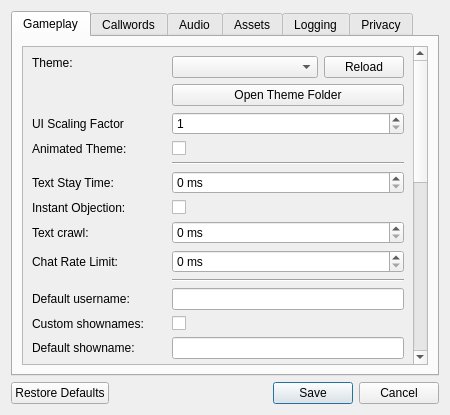
<?xml version="1.0" encoding="UTF-8"?>
<ui version="4.0">
 <class>optionsdialogue</class>
 <widget class="QWidget" name="optionsdialogue">
  <property name="geometry">
   <rect>
    <x>0</x>
    <y>0</y>
    <width>450</width>
    <height>415</height>
   </rect>
  </property>
  <property name="contextMenuPolicy">
   <enum>Qt::NoContextMenu</enum>
  </property>
  <property name="windowTitle">
   <string>Settings</string>
  </property>
  <layout class="QVBoxLayout" name="verticalLayout_6">
   <item>
    <widget class="QTabWidget" name="settings_tabs">
     <property name="focusPolicy">
      <enum>Qt::NoFocus</enum>
     </property>
     <property name="currentIndex">
      <number>0</number>
     </property>
     <widget class="QWidget" name="gameplay_tab">
      <attribute name="title">
       <string>Gameplay</string>
      </attribute>
      <layout class="QVBoxLayout" name="verticalLayout_2">
       <item>
        <widget class="QScrollArea" name="scroll">
         <property name="widgetResizable">
          <bool>true</bool>
         </property>
         <widget class="QWidget" name="form_layout_widget">
          <property name="geometry">
           <rect>
            <x>0</x>
            <y>0</y>
            <width>394</width>
            <height>822</height>
           </rect>
          </property>
          <layout class="QFormLayout" name="formLayout">
           <item row="0" column="0">
            <widget class="QLabel" name="theme_label">
             <property name="sizePolicy">
              <sizepolicy hsizetype="Preferred" vsizetype="Maximum">
               <horstretch>0</horstretch>
               <verstretch>0</verstretch>
              </sizepolicy>
             </property>
             <property name="toolTip">
              <string>Sets the theme used in-game. If the new theme changes the lobby's look as well, you'll need to reload the Lobby for the changes to take effect, such as by joining a server and leaving it.</string>
             </property>
             <property name="text">
              <string>Theme:</string>
             </property>
            </widget>
           </item>
           <item row="0" column="1">
            <layout class="QHBoxLayout" name="horizontalLayout">
             <item>
              <widget class="QComboBox" name="theme_combobox"/>
             </item>
             <item>
              <widget class="QPushButton" name="theme_reload_button">
               <property name="sizePolicy">
                <sizepolicy hsizetype="Maximum" vsizetype="Fixed">
                 <horstretch>0</horstretch>
                 <verstretch>0</verstretch>
                </sizepolicy>
               </property>
               <property name="toolTip">
                <string>Refresh the theme and update all of the ui elements to match.</string>
               </property>
               <property name="text">
                <string>Reload</string>
               </property>
              </widget>
             </item>
            </layout>
           </item>
           <item row="1" column="1">
            <widget class="QPushButton" name="theme_folder_button">
             <property name="toolTip">
              <string>Open the theme folder of the currently selected theme.</string>
             </property>
             <property name="text">
              <string>Open Theme Folder</string>
             </property>
            </widget>
           </item>
           <item row="2" column="0">
            <widget class="QLabel" name="theme_scaling_factor_lbl">
             <property name="toolTip">
              <string>&lt;html&gt;&lt;head/&gt;&lt;body&gt;&lt;p&gt;The factor by which to scale the size of the UI&lt;/p&gt;&lt;/body&gt;&lt;/html&gt;</string>
             </property>
             <property name="text">
              <string>UI Scaling Factor</string>
             </property>
            </widget>
           </item>
           <item row="2" column="1">
            <widget class="QSpinBox" name="theme_scaling_factor_sb">
             <property name="minimum">
              <number>1</number>
             </property>
             <property name="maximum">
              <number>8</number>
             </property>
            </widget>
           </item>
           <item row="3" column="0">
            <widget class="QLabel" name="animated_theme_lbl">
             <property name="toolTip">
              <string>If ticked, themes will be allowed to have animated elements.</string>
             </property>
             <property name="text">
              <string>Animated Theme:</string>
             </property>
            </widget>
           </item>
           <item row="3" column="1">
            <widget class="QCheckBox" name="animated_theme_cb">
             <property name="text">
              <string/>
             </property>
            </widget>
           </item>
           <item row="4" column="1">
            <widget class="QFrame" name="theme_log_divider">
             <property name="frameShape">
              <enum>QFrame::HLine</enum>
             </property>
             <property name="frameShadow">
              <enum>QFrame::Sunken</enum>
             </property>
            </widget>
           </item>
           <item row="5" column="0">
            <widget class="QLabel" name="stay_time_lbl">
             <property name="toolTip">
              <string>Minimum amount of time (in miliseconds) an IC message must stay on screen before the next IC message is shown, acting as a 'queue'. Set to 0 to disable this behavior.</string>
             </property>
             <property name="text">
              <string>Text Stay Time:</string>
             </property>
            </widget>
           </item>
           <item row="5" column="1">
            <widget class="QSpinBox" name="stay_time_spinbox">
             <property name="suffix">
              <string> ms</string>
             </property>
             <property name="maximum">
              <number>10000</number>
             </property>
            </widget>
           </item>
           <item row="6" column="0">
            <widget class="QLabel" name="instant_objection_lbl">
             <property name="text">
              <string>Instant Objection:</string>
             </property>
            </widget>
           </item>
           <item row="6" column="1">
            <widget class="QCheckBox" name="instant_objection_cb">
             <property name="text">
              <string/>
             </property>
            </widget>
           </item>
           <item row="7" column="0">
            <widget class="QLabel" name="text_crawl_lbl">
             <property name="toolTip">
              <string>Amount of time (in miliseconds) spent on each letter when the in-character text is being displayed.</string>
             </property>
             <property name="text">
              <string>Text crawl:</string>
             </property>
            </widget>
           </item>
           <item row="7" column="1">
            <widget class="QSpinBox" name="text_crawl_spinbox">
             <property name="suffix">
              <string> ms</string>
             </property>
             <property name="maximum">
              <number>500</number>
             </property>
            </widget>
           </item>
           <item row="8" column="0">
            <widget class="QLabel" name="chat_ratelimit_lbl">
             <property name="text">
              <string>Chat Rate Limit:</string>
             </property>
             <property name="textFormat">
              <enum>Qt::AutoText</enum>
             </property>
            </widget>
           </item>
           <item row="8" column="1">
            <widget class="QSpinBox" name="chat_ratelimit_spinbox">
             <property name="suffix">
              <string> ms</string>
             </property>
             <property name="maximum">
              <number>5000</number>
             </property>
            </widget>
           </item>
           <item row="9" column="1">
            <widget class="QFrame" name="log_names_divider">
             <property name="frameShape">
              <enum>QFrame::HLine</enum>
             </property>
             <property name="frameShadow">
              <enum>QFrame::Sunken</enum>
             </property>
            </widget>
           </item>
           <item row="10" column="0">
            <widget class="QLabel" name="username_lbl">
             <property name="toolTip">
              <string>Your OOC name will be automatically set to this value when you join a server.</string>
             </property>
             <property name="text">
              <string>Default username:</string>
             </property>
            </widget>
           </item>
           <item row="10" column="1">
            <widget class="QLineEdit" name="username_textbox">
             <property name="maxLength">
              <number>30</number>
             </property>
            </widget>
           </item>
           <item row="11" column="0">
            <widget class="QLabel" name="showname_lbl">
             <property name="toolTip">
              <string>Gives the default value for the in-game 'Custom shownames' tickbox, which in turn determines whether the client should display custom in-character names.</string>
             </property>
             <property name="text">
              <string>Custom shownames:</string>
             </property>
            </widget>
           </item>
           <item row="11" column="1">
            <widget class="QCheckBox" name="showname_cb">
             <property name="text">
              <string/>
             </property>
            </widget>
           </item>
           <item row="12" column="0">
            <widget class="QLabel" name="default_showname_lbl">
             <property name="toolTip">
              <string>Your showname will be automatically set to this value when you join a server.</string>
             </property>
             <property name="text">
              <string>Default showname:</string>
             </property>
            </widget>
           </item>
           <item row="12" column="1">
            <widget class="QLineEdit" name="default_showname_textbox"/>
           </item>
           <item row="13" column="1">
            <widget class="QFrame" name="net_divider">
             <property name="frameShape">
              <enum>QFrame::HLine</enum>
             </property>
             <property name="frameShadow">
              <enum>QFrame::Sunken</enum>
             </property>
            </widget>
           </item>
           <item row="14" column="0">
            <widget class="QLabel" name="ms_lbl">
             <property name="toolTip">
              <string>Overrides the base URL to retrieve server information from.</string>
             </property>
             <property name="text">
              <string>Alternate Server List:</string>
             </property>
            </widget>
           </item>
           <item row="14" column="1">
            <widget class="QLineEdit" name="ms_textbox"/>
           </item>
           <item row="15" column="0">
            <widget class="QLabel" name="discord_lbl">
             <property name="toolTip">
              <string>Allows others on Discord to see what server you are in, what character are you playing, and how long you have been playing for.</string>
             </property>
             <property name="text">
              <string>Discord:</string>
             </property>
            </widget>
           </item>
           <item row="15" column="1">
            <widget class="QCheckBox" name="discord_cb">
             <property name="text">
              <string/>
             </property>
            </widget>
           </item>
           <item row="16" column="0">
            <widget class="QLabel" name="language_label">
             <property name="toolTip">
              <string>Sets the language if you don't want to use your system language.</string>
             </property>
             <property name="text">
              <string>Language:</string>
             </property>
            </widget>
           </item>
           <item row="16" column="1">
            <widget class="QComboBox" name="language_combobox"/>
           </item>
           <item row="17" column="0">
            <widget class="QLabel" name="resize_lbl">
             <property name="toolTip">
              <string>&lt;html&gt;&lt;head/&gt;&lt;body&gt;&lt;p&gt;The scaling algorithm to be used when upscaling or downscaling images.&lt;/p&gt;&lt;p&gt;Automatic: The image will be scaled based on the image's predetermined scaling algorithm.&lt;br/&gt;Pixelated: The image will be scaled using a nearest neighbor algorithm.&lt;br/&gt;Smooth: The image will be scaled using a bilinear algorithm.&lt;/p&gt;&lt;/body&gt;&lt;/html&gt;</string>
             </property>
             <property name="text">
              <string>Image Scaling</string>
             </property>
            </widget>
           </item>
           <item row="17" column="1">
            <widget class="QComboBox" name="resize_combobox">
             <property name="toolTip">
              <string>&lt;html&gt;&lt;head/&gt;&lt;body&gt;&lt;p&gt;The scaling algorithm to be used when upscaling or downscaling images.&lt;/p&gt;&lt;p&gt;Automatic: The image will be scaled based on the image's predetermined scaling algorithm.&lt;br/&gt;Pixelated: The image will be scaled using a nearest neighbor algorithm.&lt;br/&gt;Smooth: The image will be scaled using a bilinear algorithm.&lt;/p&gt;&lt;/body&gt;&lt;/html&gt;</string>
             </property>
             <item>
              <property name="text">
               <string>Automatic</string>
              </property>
             </item>
             <item>
              <property name="text">
               <string>Pixelated</string>
              </property>
             </item>
             <item>
              <property name="text">
               <string>Smooth</string>
              </property>
             </item>
            </widget>
           </item>
           <item row="18" column="0">
            <widget class="QLabel" name="shake_lbl">
             <property name="toolTip">
              <string>Allows screenshaking. Disable this if you have concerns or issues with photosensitivity and/or seizures.</string>
             </property>
             <property name="text">
              <string>Allow Screenshake:</string>
             </property>
            </widget>
           </item>
           <item row="18" column="1">
            <widget class="QCheckBox" name="shake_cb">
             <property name="text">
              <string/>
             </property>
            </widget>
           </item>
           <item row="19" column="0">
            <widget class="QLabel" name="effects_lbl">
             <property name="toolTip">
              <string>Allows screen effects. Disable this if you have concerns or issues with photosensitivity and/or seizures.</string>
             </property>
             <property name="text">
              <string>Allow Effects:</string>
             </property>
            </widget>
           </item>
           <item row="19" column="1">
            <widget class="QCheckBox" name="effects_cb">
             <property name="text">
              <string/>
             </property>
            </widget>
           </item>
           <item row="20" column="0">
            <widget class="QLabel" name="framenetwork_lbl">
             <property name="toolTip">
              <string>Send screen-shaking, flashes and sounds as defined in the char.ini over the network. Only works for servers that support this functionality.</string>
             </property>
             <property name="text">
              <string>Network Frame Effects:</string>
             </property>
            </widget>
           </item>
           <item row="20" column="1">
            <widget class="QCheckBox" name="framenetwork_cb">
             <property name="text">
              <string/>
             </property>
            </widget>
           </item>
           <item row="21" column="0">
            <widget class="QLabel" name="colorlog_lbl">
             <property name="toolTip">
              <string>Use the markup colors in the server IC chatlog.</string>
             </property>
             <property name="text">
              <string>Colors in IC Log:</string>
             </property>
            </widget>
           </item>
           <item row="21" column="1">
            <widget class="QCheckBox" name="colorlog_cb">
             <property name="text">
              <string/>
             </property>
            </widget>
           </item>
           <item row="22" column="0">
            <widget class="QLabel" name="stickysounds_lbl">
             <property name="toolTip">
              <string>Turn this on to prevent the sound dropdown from clearing the sound after playing it.</string>
             </property>
             <property name="text">
              <string>Sticky Sounds:</string>
             </property>
            </widget>
           </item>
           <item row="22" column="1">
            <widget class="QCheckBox" name="stickysounds_cb">
             <property name="text">
              <string/>
             </property>
            </widget>
           </item>
           <item row="23" column="0">
            <widget class="QLabel" name="stickyeffects_lbl">
             <property name="toolTip">
              <string>Turn this on to prevent the effects dropdown from clearing the effect after playing it.</string>
             </property>
             <property name="text">
              <string>Sticky Effects:</string>
             </property>
            </widget>
           </item>
           <item row="23" column="1">
            <widget class="QCheckBox" name="stickyeffects_cb">
             <property name="text">
              <string/>
             </property>
            </widget>
           </item>
           <item row="24" column="0">
            <widget class="QLabel" name="stickypres_lbl">
             <property name="toolTip">
              <string>Turn this on to prevent preanimation checkbox from clearing after playing the emote.</string>
             </property>
             <property name="text">
              <string>Sticky Preanims:</string>
             </property>
            </widget>
           </item>
           <item row="24" column="1">
            <widget class="QCheckBox" name="stickypres_cb">
             <property name="text">
              <string/>
             </property>
            </widget>
           </item>
           <item row="25" column="0">
            <widget class="QLabel" name="customchat_lbl">
             <property name="toolTip">
              <string>Turn this on to allow characters to define their own custom chat box designs.</string>
             </property>
             <property name="text">
              <string>Custom Chatboxes:</string>
             </property>
            </widget>
           </item>
           <item row="25" column="1">
            <widget class="QCheckBox" name="customchat_cb">
             <property name="text">
              <string/>
             </property>
            </widget>
           </item>
           <item row="26" column="0">
            <widget class="QLabel" name="continuous_lbl">
             <property name="toolTip">
              <string>Whether or not to resume playing animations from where they left off. Turning off might reduce lag.</string>
             </property>
             <property name="text">
              <string>Continuous Playback:</string>
             </property>
            </widget>
           </item>
           <item row="26" column="1">
            <widget class="QCheckBox" name="continuous_cb">
             <property name="text">
              <string/>
             </property>
            </widget>
           </item>
           <item row="27" column="0">
            <widget class="QLabel" name="category_stop_lbl">
             <property name="toolTip">
              <string>Stop music when double-clicking a category. If this is disabled, use the right-click context menu to stop music.</string>
             </property>
             <property name="text">
              <string>Stop Music w/ Category:</string>
             </property>
            </widget>
           </item>
           <item row="27" column="1">
            <widget class="QCheckBox" name="category_stop_cb">
             <property name="text">
              <string/>
             </property>
            </widget>
           </item>
           <item row="28" column="0">
            <widget class="QLabel" name="sfx_on_idle_lbl">
             <property name="toolTip">
              <string>If the SFX dropdown has an SFX selected, send the custom SFX alongside the message even if Preanim is OFF.</string>
             </property>
             <property name="text">
              <string>Always Send SFX:</string>
             </property>
            </widget>
           </item>
           <item row="28" column="1">
            <widget class="QCheckBox" name="sfx_on_idle_cb">
             <property name="text">
              <string/>
             </property>
            </widget>
           </item>
           <item row="29" column="0">
            <widget class="QLabel" name="evidence_double_click_lbl">
             <property name="toolTip">
              <string>If ticked, Evidence needs a double-click to view rather than a single click.</string>
             </property>
             <property name="text">
              <string>Evidence Double Click:</string>
             </property>
            </widget>
           </item>
           <item row="29" column="1">
            <widget class="QCheckBox" name="evidence_double_click_cb">
             <property name="text">
              <string/>
             </property>
            </widget>
           </item>
           <item row="30" column="0">
            <widget class="QLabel" name="slides_lbl">
             <property name="toolTip">
              <string>If ticked, slide animations will play when requested.</string>
             </property>
             <property name="text">
              <string>Slide Animations:</string>
             </property>
            </widget>
           </item>
           <item row="30" column="1">
            <widget class="QCheckBox" name="slides_cb">
             <property name="text">
              <string/>
             </property>
            </widget>
           </item>
           <item row="31" column="0">
            <widget class="QLabel" name="restoreposition_lbl">
             <property name="toolTip">
              <string>If ticked, some windows restore their last known position where they were closed.</string>
             </property>
             <property name="text">
              <string>Restore Window Position</string>
             </property>
            </widget>
           </item>
           <item row="31" column="1">
            <widget class="QCheckBox" name="restoreposition_cb">
             <property name="text">
              <string/>
             </property>
            </widget>
           </item>
           <item row="32" column="0">
            <widget class="QLabel" name="playerlist_format_lbl">
             <property name="text">
              <string>Playerlist Format:</string>
             </property>
            </widget>
           </item>
           <item row="32" column="1">
            <widget class="QLineEdit" name="playerlist_format_edit"/>
           </item>
          </layout>
         </widget>
        </widget>
       </item>
      </layout>
     </widget>
     <widget class="QWidget" name="callwords_tab">
      <attribute name="title">
       <string>Callwords</string>
      </attribute>
      <layout class="QVBoxLayout" name="verticalLayout_5">
       <item>
        <widget class="QPlainTextEdit" name="callwords_textbox"/>
       </item>
       <item>
        <widget class="QLabel" name="callwords_explain_lbl">
         <property name="text">
          <string>&lt;html&gt;&lt;head/&gt;&lt;body&gt;&lt;p&gt;Enter as many callwords as you would like. These are case insensitive. Make sure to leave every callword in its own line!&lt;br/&gt;&lt;br/&gt;Do not leave a line with a space at the end -- you will be alerted everytime someone uses a space in their messages.&lt;/p&gt;&lt;/body&gt;&lt;/html&gt;</string>
         </property>
         <property name="wordWrap">
          <bool>true</bool>
         </property>
        </widget>
       </item>
      </layout>
     </widget>
     <widget class="QWidget" name="audio_tab">
      <attribute name="title">
       <string>Audio</string>
      </attribute>
      <layout class="QFormLayout" name="formLayout_2">
       <item row="0" column="0">
        <widget class="QLabel" name="audio_device_lbl">
         <property name="text">
          <string>Audio device:</string>
         </property>
        </widget>
       </item>
       <item row="0" column="1">
        <widget class="QComboBox" name="audio_device_combobox"/>
       </item>
       <item row="1" column="0" colspan="2">
        <widget class="QFrame" name="audio_volume_divider">
         <property name="frameShape">
          <enum>QFrame::HLine</enum>
         </property>
         <property name="frameShadow">
          <enum>QFrame::Sunken</enum>
         </property>
        </widget>
       </item>
       <item row="2" column="0">
        <widget class="QLabel" name="suppress_audio_lbl">
         <property name="toolTip">
          <string>How much of the volume to suppress when client is not in focus.</string>
         </property>
         <property name="text">
          <string>Suppress Audio:</string>
         </property>
        </widget>
       </item>
       <item row="2" column="1">
        <widget class="QSpinBox" name="suppress_audio_spinbox">
         <property name="suffix">
          <string>%</string>
         </property>
         <property name="maximum">
          <number>100</number>
         </property>
        </widget>
       </item>
       <item row="3" column="0" colspan="2">
        <widget class="QFrame" name="volume_blip_divider">
         <property name="frameShape">
          <enum>QFrame::HLine</enum>
         </property>
         <property name="frameShadow">
          <enum>QFrame::Sunken</enum>
         </property>
        </widget>
       </item>
       <item row="4" column="0">
        <widget class="QLabel" name="bliprate_lbl">
         <property name="toolTip">
          <string>Sets the delay between playing the blip sounds.</string>
         </property>
         <property name="text">
          <string>Blip rate:</string>
         </property>
        </widget>
       </item>
       <item row="4" column="1">
        <widget class="QSpinBox" name="bliprate_spinbox">
         <property name="toolTip">
          <string>Play a blip sound \&quot;once per every X symbols\&quot;, where X is the blip rate. 0 plays a blip sound only once.</string>
         </property>
        </widget>
       </item>
       <item row="5" column="0">
        <widget class="QLabel" name="blank_blips_lbl">
         <property name="toolTip">
          <string>If true, the game will play a blip sound even when a space is 'being said'.</string>
         </property>
         <property name="text">
          <string>Blank blips:</string>
         </property>
        </widget>
       </item>
       <item row="5" column="1">
        <widget class="QCheckBox" name="blank_blips_cb">
         <property name="text">
          <string/>
         </property>
        </widget>
       </item>
       <item row="6" column="0">
        <widget class="QLabel" name="loopsfx_lbl">
         <property name="toolTip">
          <string>If true, the game will allow looping sound effects to play on preanimations.</string>
         </property>
         <property name="text">
          <string>Enable Looping SFX:</string>
         </property>
        </widget>
       </item>
       <item row="6" column="1">
        <widget class="QCheckBox" name="loopsfx_cb">
         <property name="text">
          <string/>
         </property>
        </widget>
       </item>
       <item row="7" column="0">
        <widget class="QLabel" name="objectmusic_lbl">
         <property name="toolTip">
          <string>If true, AO2 will ask the server to stop music when you use 'Objection!'</string>
         </property>
         <property name="text">
          <string>Kill Music On Objection:</string>
         </property>
        </widget>
       </item>
       <item row="7" column="1">
        <widget class="QCheckBox" name="objectmusic_cb">
         <property name="text">
          <string/>
         </property>
        </widget>
       </item>
       <item row="8" column="0">
        <widget class="QLabel" name="disablestreams_lbl">
         <property name="toolTip">
          <string>If true, AO2 will not play any streamed audio and show that streaming is disabled.</string>
         </property>
         <property name="text">
          <string>Music Streaming enabled:</string>
         </property>
        </widget>
       </item>
       <item row="8" column="1">
        <widget class="QCheckBox" name="disablestreams_cb">
         <property name="text">
          <string/>
         </property>
        </widget>
       </item>
      </layout>
     </widget>
     <widget class="QWidget" name="assets_tab">
      <property name="sizePolicy">
       <sizepolicy hsizetype="Maximum" vsizetype="Preferred">
        <horstretch>0</horstretch>
        <verstretch>0</verstretch>
       </sizepolicy>
      </property>
      <attribute name="title">
       <string>Assets</string>
      </attribute>
      <layout class="QVBoxLayout" name="verticalLayout_3">
       <item>
        <widget class="QLabel" name="asset_lbl">
         <property name="sizePolicy">
          <sizepolicy hsizetype="Minimum" vsizetype="Preferred">
           <horstretch>0</horstretch>
           <verstretch>0</verstretch>
          </sizepolicy>
         </property>
         <property name="text">
          <string>&lt;html&gt;&lt;head/&gt;&lt;body&gt;&lt;p&gt;Add or remove base folders for use by assets.&lt;/p&gt;&lt;p&gt;&lt;br/&gt;Base folders on the bottom are prioritized over those above them.&lt;/p&gt;&lt;/body&gt;&lt;/html&gt;</string>
         </property>
         <property name="wordWrap">
          <bool>true</bool>
         </property>
        </widget>
       </item>
       <item>
        <widget class="QListWidget" name="mount_list">
         <property name="sizePolicy">
          <sizepolicy hsizetype="Expanding" vsizetype="Expanding">
           <horstretch>0</horstretch>
           <verstretch>0</verstretch>
          </sizepolicy>
         </property>
        </widget>
       </item>
       <item>
        <layout class="QGridLayout" name="mount_buttons_layout">
         <item row="2" column="5">
          <spacer name="mount_buttons_spacer_2">
           <property name="orientation">
            <enum>Qt::Horizontal</enum>
           </property>
           <property name="sizeHint" stdset="0">
            <size>
             <width>40</width>
             <height>20</height>
            </size>
           </property>
          </spacer>
         </item>
         <item row="2" column="4">
          <widget class="QPushButton" name="mount_down">
           <property name="maximumSize">
            <size>
             <width>40</width>
             <height>16777215</height>
            </size>
           </property>
           <property name="text">
            <string>↓</string>
           </property>
          </widget>
         </item>
         <item row="2" column="1">
          <widget class="QPushButton" name="mount_remove">
           <property name="sizePolicy">
            <sizepolicy hsizetype="Minimum" vsizetype="Fixed">
             <horstretch>0</horstretch>
             <verstretch>0</verstretch>
            </sizepolicy>
           </property>
           <property name="text">
            <string>Remove</string>
           </property>
          </widget>
         </item>
         <item row="2" column="2">
          <spacer name="mount_buttons_spacer">
           <property name="orientation">
            <enum>Qt::Horizontal</enum>
           </property>
           <property name="sizeType">
            <enum>QSizePolicy::Expanding</enum>
           </property>
           <property name="sizeHint" stdset="0">
            <size>
             <width>40</width>
             <height>20</height>
            </size>
           </property>
          </spacer>
         </item>
         <item row="2" column="3">
          <widget class="QPushButton" name="mount_up">
           <property name="maximumSize">
            <size>
             <width>40</width>
             <height>16777215</height>
            </size>
           </property>
           <property name="text">
            <string>↑</string>
           </property>
          </widget>
         </item>
         <item row="2" column="0">
          <widget class="QPushButton" name="mount_add">
           <property name="sizePolicy">
            <sizepolicy hsizetype="Minimum" vsizetype="Fixed">
             <horstretch>0</horstretch>
             <verstretch>0</verstretch>
            </sizepolicy>
           </property>
           <property name="text">
            <string>Add...</string>
           </property>
          </widget>
         </item>
         <item row="2" column="6">
          <widget class="QPushButton" name="mount_clear_cache">
           <property name="sizePolicy">
            <sizepolicy hsizetype="Minimum" vsizetype="Fixed">
             <horstretch>0</horstretch>
             <verstretch>0</verstretch>
            </sizepolicy>
           </property>
           <property name="toolTip">
            <string>Clears the lookup cache for assets.
Use this when you have added an asset that takes precedence over another existing asset.</string>
           </property>
           <property name="text">
            <string>Clear Cache</string>
           </property>
          </widget>
         </item>
        </layout>
       </item>
      </layout>
     </widget>
     <widget class="QWidget" name="logging_tab">
      <attribute name="title">
       <string>Logging</string>
      </attribute>
      <layout class="QFormLayout" name="formLayout_3">
       <item row="0" column="0">
        <widget class="QLabel" name="downwards_lbl">
         <property name="toolTip">
          <string>If ticked, new messages will appear at the bottom (like the OOC chatlog). The traditional (AO1) behaviour is equivalent to this being unticked.</string>
         </property>
         <property name="text">
          <string>Log goes downwards:</string>
         </property>
        </widget>
       </item>
       <item row="0" column="1">
        <widget class="QCheckBox" name="downwards_cb">
         <property name="text">
          <string/>
         </property>
        </widget>
       </item>
       <item row="1" column="0">
        <widget class="QLabel" name="length_lbl">
         <property name="toolTip">
          <string>The amount of message lines the IC chatlog will keep before deleting older message lines. A value of 0 or below counts as 'infinite'.</string>
         </property>
         <property name="text">
          <string>Log length:</string>
         </property>
        </widget>
       </item>
       <item row="1" column="1">
        <widget class="QSpinBox" name="length_spinbox">
         <property name="suffix">
          <string> entries</string>
         </property>
         <property name="maximum">
          <number>10000</number>
         </property>
        </widget>
       </item>
       <item row="2" column="0">
        <widget class="QLabel" name="log_newline_lbl">
         <property name="toolTip">
          <string>If ticked, new messages will appear separated, with the message coming on the next line after the name.
When unticked, it displays it as 'name: message'.</string>
         </property>
         <property name="text">
          <string>Log newline:</string>
         </property>
        </widget>
       </item>
       <item row="2" column="1">
        <widget class="QCheckBox" name="log_newline_cb">
         <property name="text">
          <string/>
         </property>
        </widget>
       </item>
       <item row="3" column="0">
        <widget class="QLabel" name="log_margin_lbl">
         <property name="toolTip">
          <string>The distance in pixels between each entry in the IC log.
Default: 0.</string>
         </property>
         <property name="text">
          <string>Log margin:</string>
         </property>
        </widget>
       </item>
       <item row="3" column="1">
        <widget class="QSpinBox" name="log_margin_spinbox">
         <property name="suffix">
          <string> px</string>
         </property>
         <property name="maximum">
          <number>1000</number>
         </property>
        </widget>
       </item>
       <item row="4" column="0">
        <widget class="QLabel" name="log_timestamp_lbl">
         <property name="toolTip">
          <string>If ticked, log will contain a timestamp in UTC before the name.</string>
         </property>
         <property name="text">
          <string>Log timestamp:</string>
         </property>
        </widget>
       </item>
       <item row="4" column="1">
        <widget class="QCheckBox" name="log_timestamp_cb">
         <property name="text">
          <string/>
         </property>
        </widget>
       </item>
       <item row="5" column="0">
        <widget class="QLabel" name="log_timestamp_format_lbl">
         <property name="text">
          <string>Log timestamp format:
</string>
         </property>
        </widget>
       </item>
       <item row="5" column="1">
        <widget class="QComboBox" name="log_timestamp_format_combobox">
         <property name="editable">
          <bool>true</bool>
         </property>
        </widget>
       </item>
       <item row="6" column="0">
        <widget class="QLabel" name="log_ic_actions_lbl">
         <property name="toolTip">
          <string>If ticked, log will show IC actions such as shouting and presenting evidence.</string>
         </property>
         <property name="text">
          <string>Log IC actions:</string>
         </property>
        </widget>
       </item>
       <item row="6" column="1">
        <widget class="QCheckBox" name="log_ic_actions_cb">
         <property name="text">
          <string/>
         </property>
        </widget>
       </item>
       <item row="7" column="0">
        <widget class="QLabel" name="desync_logs_lbl">
         <property name="toolTip">
          <string>If ticked, log will show messages as-received, while viewport will parse according to the queue (Text Stay Time).</string>
         </property>
         <property name="text">
          <string>Desynchronize IC Logs:</string>
         </property>
        </widget>
       </item>
       <item row="7" column="1">
        <widget class="QCheckBox" name="desync_logs_cb">
         <property name="text">
          <string/>
         </property>
        </widget>
       </item>
       <item row="8" column="0">
        <widget class="QLabel" name="log_text_lbl">
         <property name="toolTip">
          <string>Text logs of gameplay will be automatically written in the /logs folder.</string>
         </property>
         <property name="text">
          <string>Log to Text Files:</string>
         </property>
        </widget>
       </item>
       <item row="8" column="1">
        <widget class="QCheckBox" name="log_text_cb">
         <property name="text">
          <string/>
         </property>
        </widget>
       </item>
      </layout>
     </widget>
     <widget class="QWidget" name="privacy_tab">
      <attribute name="title">
       <string>Privacy</string>
      </attribute>
      <layout class="QVBoxLayout" name="verticalLayout_4">
       <item>
        <widget class="QCheckBox" name="privacy_optout_cb">
         <property name="text">
          <string>Do not include me in public player counts</string>
         </property>
        </widget>
       </item>
       <item>
        <widget class="QFrame" name="privacy_separator">
         <property name="frameShape">
          <enum>QFrame::HLine</enum>
         </property>
         <property name="frameShadow">
          <enum>QFrame::Sunken</enum>
         </property>
        </widget>
       </item>
       <item>
        <widget class="QTextBrowser" name="privacy_policy"/>
       </item>
      </layout>
     </widget>
    </widget>
   </item>
   <item>
    <widget class="QDialogButtonBox" name="settings_buttons">
     <property name="standardButtons">
      <set>QDialogButtonBox::Cancel|QDialogButtonBox::RestoreDefaults|QDialogButtonBox::Save</set>
     </property>
    </widget>
   </item>
  </layout>
 </widget>
 <resources/>
 <connections/>
</ui>
